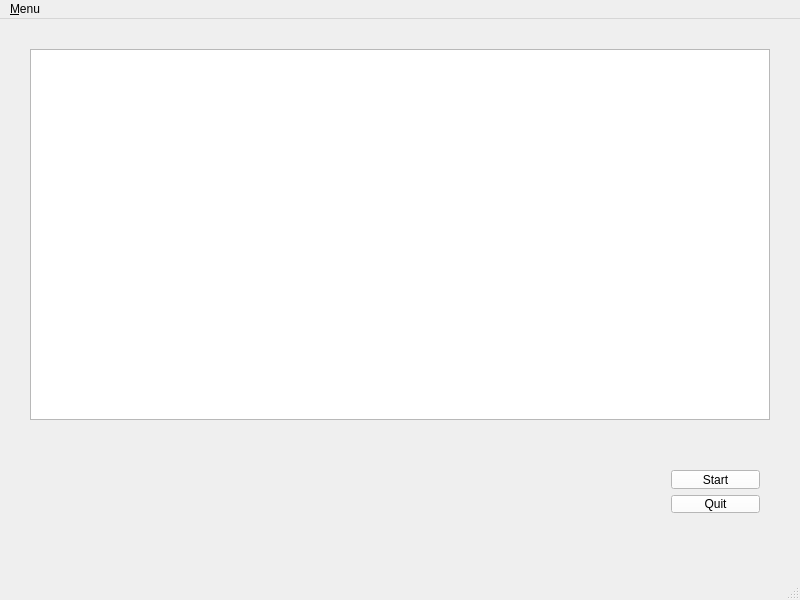
<?xml version="1.0" encoding="UTF-8"?>
<ui version="4.0">
 <class>StartWindow</class>
 <widget class="QMainWindow" name="StartWindow">
  <property name="geometry">
   <rect>
    <x>0</x>
    <y>0</y>
    <width>800</width>
    <height>600</height>
   </rect>
  </property>
  <property name="windowTitle">
   <string>StartWindow</string>
  </property>
  <property name="styleSheet">
   <string notr="true">background-color</string>
  </property>
  <widget class="QWidget" name="centralWidget">
   <property name="cursor">
    <cursorShape>ArrowCursor</cursorShape>
   </property>
   <widget class="QTextEdit" name="textEdit">
    <property name="geometry">
     <rect>
      <x>30</x>
      <y>30</y>
      <width>740</width>
      <height>371</height>
     </rect>
    </property>
    <property name="verticalScrollBarPolicy">
     <enum>Qt::ScrollBarAlwaysOff</enum>
    </property>
    <property name="horizontalScrollBarPolicy">
     <enum>Qt::ScrollBarAlwaysOff</enum>
    </property>
    <property name="sizeAdjustPolicy">
     <enum>QAbstractScrollArea::AdjustToContents</enum>
    </property>
    <property name="readOnly">
     <bool>true</bool>
    </property>
    <property name="html">
     <string>&lt;!DOCTYPE HTML PUBLIC &quot;-//W3C//DTD HTML 4.0//EN&quot; &quot;http://www.w3.org/TR/REC-html40/strict.dtd&quot;&gt;
&lt;html&gt;&lt;head&gt;&lt;meta name=&quot;qrichtext&quot; content=&quot;1&quot; /&gt;&lt;style type=&quot;text/css&quot;&gt;
p, li { white-space: pre-wrap; }
&lt;/style&gt;&lt;/head&gt;&lt;body style=&quot; font-family:'SimSun'; font-size:9pt; font-weight:400; font-style:normal;&quot;&gt;
&lt;h1 align=&quot;center&quot; style=&quot;-qt-paragraph-type:empty; margin-top:18px; margin-bottom:12px; margin-left:0px; margin-right:0px; -qt-block-indent:0; text-indent:0px; font-size:xx-large; font-weight:600;&quot;&gt;&lt;br /&gt;&lt;/h1&gt;
&lt;h1 align=&quot;center&quot; style=&quot;-qt-paragraph-type:empty; margin-top:18px; margin-bottom:12px; margin-left:0px; margin-right:0px; -qt-block-indent:0; text-indent:0px; font-size:xx-large; font-weight:600;&quot;&gt;&lt;br /&gt;&lt;/h1&gt;
&lt;h1 align=&quot;center&quot; style=&quot; margin-top:18px; margin-bottom:12px; margin-left:0px; margin-right:0px; -qt-block-indent:0; text-indent:0px;&quot;&gt;&lt;span style=&quot; font-size:xx-large; font-weight:600; color:#ffffff;&quot;&gt;数字微流控生物芯片模拟界面&lt;/span&gt;&lt;/h1&gt;
&lt;p align=&quot;center&quot; style=&quot; margin-top:0px; margin-bottom:0px; margin-left:0px; margin-right:0px; -qt-block-indent:0; text-indent:0px;&quot;&gt;&lt;span style=&quot; color:#ffffff;&quot;&gt;&lt;br /&gt;&lt;/span&gt;&lt;/p&gt;
&lt;p align=&quot;center&quot; style=&quot;-qt-paragraph-type:empty; margin-top:0px; margin-bottom:0px; margin-left:0px; margin-right:0px; -qt-block-indent:0; text-indent:0px; color:#ffffff;&quot;&gt;&lt;br /&gt;&lt;/p&gt;
&lt;h2 align=&quot;center&quot; style=&quot; margin-top:14px; margin-bottom:12px; margin-left:0px; margin-right:0px; -qt-block-indent:0; text-indent:0px;&quot;&gt;&lt;span style=&quot; font-size:16pt; font-weight:600; color:#ffffff;&quot;&gt;作者:计86周恩贤&lt;/span&gt;&lt;/h2&gt;
&lt;h2 align=&quot;center&quot; style=&quot;-qt-paragraph-type:empty; margin-top:14px; margin-bottom:12px; margin-left:0px; margin-right:0px; -qt-block-indent:0; text-indent:0px; font-size:x-large; font-weight:600; color:#ffffff;&quot;&gt;&lt;br /&gt;&lt;/h2&gt;&lt;/body&gt;&lt;/html&gt;</string>
    </property>
   </widget>
   <widget class="QWidget" name="layoutWidget">
    <property name="geometry">
     <rect>
      <x>660</x>
      <y>440</y>
      <width>111</width>
      <height>65</height>
     </rect>
    </property>
    <layout class="QVBoxLayout" name="verticalLayout">
     <item>
      <widget class="QPushButton" name="startButton">
       <property name="styleSheet">
        <string notr="true">background-color: rgb(255, 255, 255);</string>
       </property>
       <property name="text">
        <string>Start</string>
       </property>
      </widget>
     </item>
     <item>
      <widget class="QPushButton" name="quitButton">
       <property name="sizePolicy">
        <sizepolicy hsizetype="Minimum" vsizetype="Fixed">
         <horstretch>0</horstretch>
         <verstretch>0</verstretch>
        </sizepolicy>
       </property>
       <property name="styleSheet">
        <string notr="true">background-color: rgb(255, 255, 255);</string>
       </property>
       <property name="text">
        <string>Quit</string>
       </property>
      </widget>
     </item>
    </layout>
   </widget>
  </widget>
  <widget class="QStatusBar" name="statusBar"/>
  <widget class="QMenuBar" name="menuBar">
   <property name="geometry">
    <rect>
     <x>0</x>
     <y>0</y>
     <width>800</width>
     <height>26</height>
    </rect>
   </property>
   <property name="autoFillBackground">
    <bool>false</bool>
   </property>
   <property name="defaultUp">
    <bool>false</bool>
   </property>
   <widget class="QMenu" name="menuStart">
    <property name="title">
     <string>&amp;Menu</string>
    </property>
    <property name="toolTipsVisible">
     <bool>false</bool>
    </property>
    <addaction name="actionStart"/>
    <addaction name="actionQuit"/>
   </widget>
   <addaction name="menuStart"/>
  </widget>
  <action name="actionStart">
   <property name="checkable">
    <bool>true</bool>
   </property>
   <property name="enabled">
    <bool>true</bool>
   </property>
   <property name="icon">
    <iconset resource="resourse.qrc">
     <normaloff>:/pic/start.png</normaloff>
     <normalon>:/new/prefix1/start.png</normalon>:/pic/start.png</iconset>
   </property>
   <property name="text">
    <string>Start</string>
   </property>
  </action>
  <action name="actionQuit">
   <property name="checkable">
    <bool>true</bool>
   </property>
   <property name="icon">
    <iconset>
     <normaloff>:/new/prefix1/quit.png</normaloff>
     <normalon>:/pic/quit.png</normalon>:/new/prefix1/quit.png</iconset>
   </property>
   <property name="text">
    <string>Quit</string>
   </property>
  </action>
 </widget>
 <layoutdefault spacing="6" margin="11"/>
 <resources>
  <include location="resourse.qrc"/>
 </resources>
 <connections/>
</ui>
